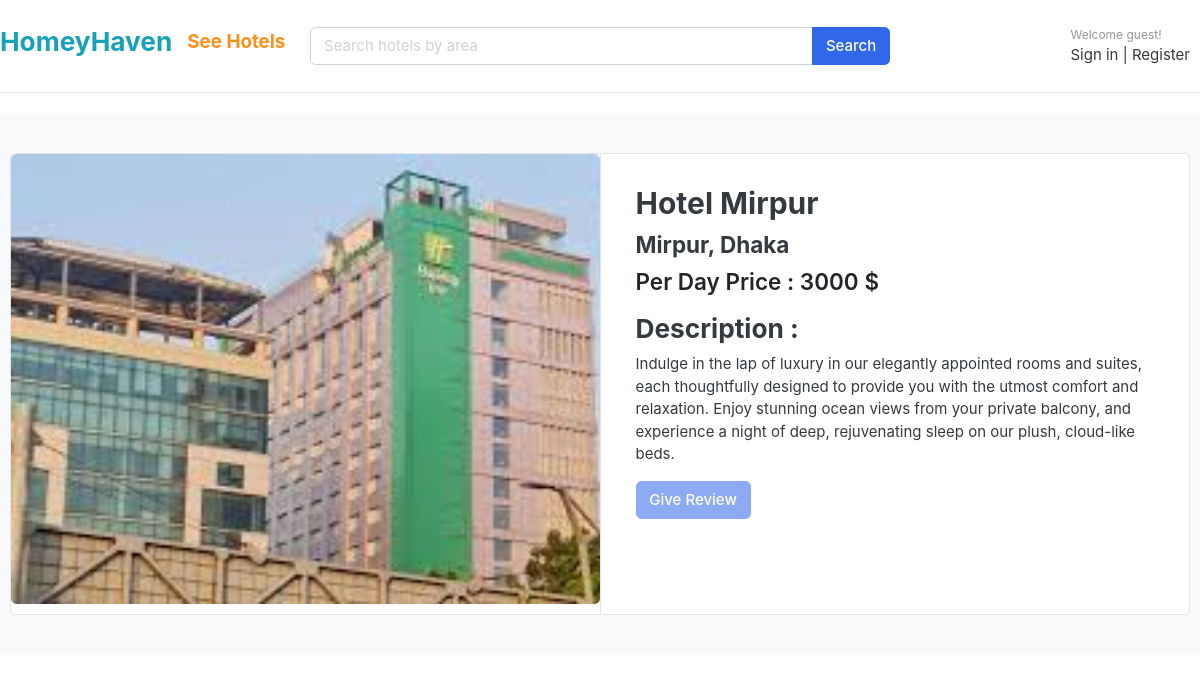
The page /hotel/hotel-mirpur/7/ on the database its author committed.
### hotels/models.py (models this page shows, shortened)
class Hotel(models.Model):
    hotel_name = models.CharField(max_length=300)
    slug = models.SlugField(max_length=300, unique=True)
    address = models.CharField(max_length=300)
    description = models.TextField()
    hotel_image = models.ImageField(upload_to='photos/hotels', blank=True)
    price = models.IntegerField()

### hotels/views.py (the view, shortened to what this page needs)
# urls.py: path('<slug:hotel_slug>/<int:hotel_id>/', views.hotel_detail, name='hotel_details'),
def  hotel_detail(request, hotel_slug, hotel_id):
    single_hotel = Hotel.objects.get(slug=hotel_slug, id=hotel_id)
    return render(request, 'hotel_details.html', {'hotels' : single_hotel ,})

### hotels/templates/hotel_details.html (shortened to what this page needs)
{% extends "base.html" %}
{% block body %}
<section class="section-content padding-y bg">
    <div class="container">
        <div class="card">
            <div class="row no-gutters">
                <aside class="col-md-6">
                    <article class="gallery-wrap">
                        <div class="img-big-wrap">
                            <a href="#"><img src="{{hotels.hotel_image.url}}"></a>
                        </div>
                    </article>
                </aside>
                <main class="col-md-6 border-left">
                    <article class="content-body">
                        <h2 class="title">{{hotels.hotel_name}}</h2>
                        <h4> {{hotels.address}}</h4>
                        <div class="mb-3">
                            <var class="price h4"> Per Day Price : {{hotels.price}} $</var>
                        </div>
                        <h3> Description : </h3>
                        <p>{{hotels.description}}</p>
                        {% if request.user.is_authenticated %}
                        {% if has_reviewed %}
                                    <div class="col form-group">
                                        <label for=""> <h3>Rating</h3>  </label>
                                        <br>
                                        {{review.rating}}
                                    </div>
                                    <div class="col form-group">
                                        <label for=""> <h3> Comment </h3> </label>
                                    </br>
                                        {{review.comment}}
                                    </div>
                                    <a href="{% url 'update_rating' hotels.id %}" > <button class="btn btn-primary">Update Review</button></a>
                                    <a href="{% url 'delete_rating' review.id %}" > <button class="btn btn-danger">Delete Review</button></a>
                            {% else %}
                                <a href="{% url 'rating' hotels.id %}"  <button class="btn btn-primary">Give Review</button></a>
                            {% endif %}
                        {% else %}
                                <a href="" > <button class="btn btn-primary" disabled>Give Review</button></a>
                        {% endif %}
            </div>
        </div>
    </div>
    {% endblock body %}

### static/css/ui.css (style rules this page uses)
html { font-family: "Inter", sans-serif; font-size: 15px; }
.content-body { flex: 1 1 auto; padding: 2rem 2.3rem; }
.padding-y { padding-top: 40px; padding-bottom: 40px; }
var { font-style: normal; }
article:after, .form-group:after { display: block; clear: both; content: ""; }
.bg { background-color: #f8f9fa; }
.price { font-weight: 600; color: #212529; }
.gallery-wrap .img-big-wrap { margin-bottom: 10px; border-radius: 0.37rem; overflow: hidden; background-color: #fff; }
.gallery-wrap .img-big-wrap a { text-align: center; display: block; }
.gallery-wrap .img-big-wrap img { height: 450px; width: auto; display: inline-block; }

### rows shown on the page
Hotel: hotel_image (picture), hotel_name "Hotel Mirpur", address "Mirpur, Dhaka", price "3000", description "Indulge in the lap of luxury in our elegantly appointed rooms and suites, each thoughtfully designed to provide you with the utmost comfort and relaxation. Enjoy stunning ocean views from your private balcony, and experience a night of deep, rejuvenating sleep on our plush, cloud-like beds."
